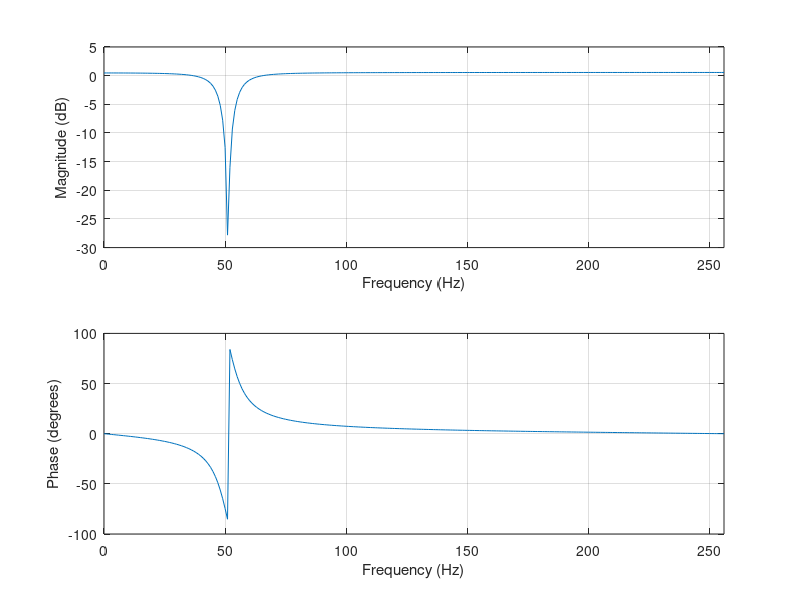

This chart was generated by the following MATLAB code:
clc;
clear all;
close all;

% Frequency response from transfer function

b = [1 -1.6180 1]; % numerator
a = [1 -1.5161 0.878]; % denominator
% Fs = 256 and number of points between 0 and Fs/2 is 512
freqz(b, a, 256, 512)
% subplot(211)
% plot(f, 20*log(abs(h)), 'Linewidth', 2);
% title("Magnitude Response");
% xlabel("Frequency (Hz)");
% ylabel("Magnitude(dB)");
% grid on
% subplot(212)
% plot(f, angle(h)*180/pi, 'Linewidth', 2);
% title("Phase Response");
% xlabel("Frequency (Hz)");
% ylabel("Phase(degrees");
% grid on